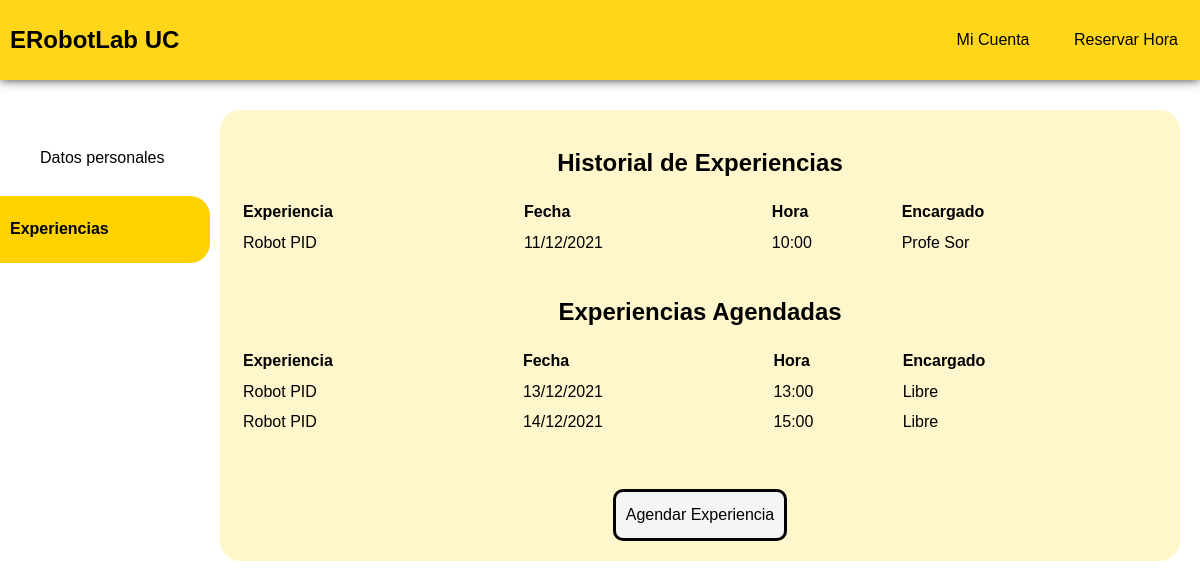
The page /cuenta/exp (signed in) on the database its author committed.
### tables this page shows
CREATE TABLE reservas (
    id_user INTEGER,
    id_exp INTEGER,
    created TIMESTAMP NOT NULL DEFAULT CURRENT_TIMESTAMP,
    fecha TEXT NOT NULL,
    hora TEXT NOT NULL,
    id_enc INTEGER NOT NULL,
    taken BIT NOT NULL DEFAULT 1,
    FOREIGN KEY (id_user) REFERENCES usuarios(id),
    FOREIGN KEY (id_exp) REFERENCES experiencias(id),
    FOREIGN KEY (id_enc) REFERENCES usuarios(id),
    PRIMARY KEY (id_user, id_exp, fecha, hora)
);

### app.py (the view)
@app.route("/cuenta/exp")
def exps():
    if not session:
        return redirect(url_for('index'))
    user_id = session["user_id"]
    user = get_user(user_id)
    conn = get_db_connection()
    reservas = conn.execute('SELECT * FROM reservas WHERE id_user = ?',
                        (user_id,)).fetchall()
    nomexp = ['Robot PID']
    conn.close()
    full_date = datetime.now().strftime("%d/%m/%Y %H").split(" ")
    hoy = full_date[0]
    if hoy[0] == "0":
        hoy = hoy[1:]
    coming_up = []
    reservas_new = []
    dia_h, mes_h, año_h = hoy.split("/")
    for res in reservas:
        new_res = {"fecha": res['fecha'], "hora": res['hora'],"id_exp": res['id_exp']}
        enc = get_user(res['id_enc'])
        if enc['tipo'] == "profesor":
            new_res['enc'] = enc['name'] + " " + enc['lastname']
        else:
            new_res['enc'] = "Libre"
        dia_r, mes_r, año_r = res['fecha'].split("/")
        if ((dia_r >= dia_h) & (mes_r >= mes_h) & (año_r >= año_h)):
            coming_up.append(new_res)
        else:
            reservas_new.append(new_res)
    return render_template("perfil/historial_experiencias.html", reservas = reservas_new, nombres_exp = nomexp, reservas_cu = coming_up, user = user)

### app.py (called while the page is built)
def get_db_connection():
    conn = sqlite3.connect('database.db')
    conn.row_factory = sqlite3.Row
    return conn

def get_user(id_user):
    conn = get_db_connection()
    user = conn.execute('SELECT * FROM usuarios WHERE id = ?',
                        (id_user,)).fetchone()
    conn.close()
    if user is None:
        abort(404)
    return user

### templates/perfil/historial_experiencias.html (shortened to what this page needs)
<!DOCTYPE html>
<html lang="en">
<head>
<link rel="stylesheet" href="{{ url_for('static', filename = 'css/estilo_perfil.css') }}">
</head>
<body>
<div class="header">
  <nav>
    <a class="inlink" href= "{{ url_for('main') }}"><h1> ERobotLab UC</h1></a>
    <div class="nav-links">
        <a class='link' href="">Mi Cuenta</a>
        <a class='link' href="{{ url_for('res') }}">Reservar Hora</a>
    </div>
  </nav>
</div>
<div id="wrapper">
    <div class="sidenav">
    <a class ="not_current" href="{{ url_for('perfil') }}">Datos personales</a>
    <a class="current" href="#">Experiencias</a>
    </div>
    <div class="content">
    <h2>Historial de Experiencias</h2>
    <table>
      <tr>
        <th> Experiencia</th>
        <th>Fecha</th>
        <th>Hora</th>
        <th>Encargado</th>
      </tr>
       {% for res in reservas %}
        <tr>
          <td>{{nombres_exp[res['id_exp'] - 1]}}</td>
          <td>{{res['fecha']}}</td>
          <td>{{res['hora']}}</td>
          <td>{{res['enc']}}</td>
        </tr>
        {% endfor %}
      </table>
      <h2 style="margin-top: 40px">Experiencias Agendadas</h2>
      <table>
        <tr>
          <th> Experiencia</th>
          <th>Fecha</th>
          <th>Hora</th>
          <th>Encargado</th>
        </tr>
        {% for res in reservas_cu %}
        <tr>
          <td>{{nombres_exp[res['id_exp'] - 1]}}</td>
          <td>{{res['fecha']}}</td>
          <td>{{res['hora']}}</td>
          <td>{{res['enc']}}</td>
        </tr>
        {% endfor %}
      </table>
      <a class="boton" href="{{ url_for('res') }}"> Agendar Experiencia</a>
    </div>
</div>
</body>
</html>
</body>
</html>

### static/css/estilo_perfil.css (style rules this page uses)
body { margin: 0; font-family: Arial, Helvetica, sans-serif; text-align: center; background-color: white; font-family: 'Montserrat', sans-serif; font-style: normal; font-variant: normal; font-weight: 200; line-height: 26.4px; color: black; margin: 0px; }
h2 { text-align: center; }
.sidenav { height: 100%; width: 200px; position: fixed; z-index: 1; left: 0; overflow-x: hidden; padding: 10px; }
table { width: 100%; }
#wrapper { margin-top: 110px;; }
.header { position: fixed; width: 100%; background-color: white; top:0; z-index: 1; box-shadow: 0px 0 10px rgba(0, 0, 0, 0.8); }
table, td, th { text-align: left; }
.sidenav a { margin-top:5px; color: black; padding: 20px 30px; text-decoration: none; display: block; text-align: left; }
.current { background-color: rgb(255, 210, 0); color: black; border-radius: 20px; margin-left: -30px; font-weight: bold; }
.content { font-style: normal; margin-left: 220px; padding: 20px; background-color: rgb(255, 210, 0, 0.2); stroke: rgb(255, 210, 0); margin-top: 20px; margin-right: 20px; border-radius: 20px; }
nav { width:99%; background-color: rgb(255, 210, 0, 0.9); color: black; height: 60px; padding: 10px; display: flex; justify-content: space-between; align-items: center; font-family: 'Montserrat', sans-serif; font-style: extra-bold; font-variant: normal; font-weight: bolder; border: none; margin: none; margin-top: 0px; }
.nav-links a { text-decoration: none; color: black; }
.boton { text-align: center; padding: 10px; border-radius: 10px; background-color: whitesmoke; text-decoration: none; color: black; border-style: solid; border-color: black; display: inline-block; margin: auto; margin-top: 50px; }
.link { height: 40px; padding: 21.5px 20px; letter-spacing: 120%; }
.inlink { text-decoration: none; color: black; }

### rows shown on the page
reservas: nombres_exp "Robot PID", fecha "11/12/2021", hora "10:00", enc "Profe Sor"
reservas: nombres_exp "Robot PID", fecha "13/12/2021", hora "13:00", enc "Libre"
reservas: nombres_exp "Robot PID", fecha "14/12/2021", hora "15:00", enc "Libre"
